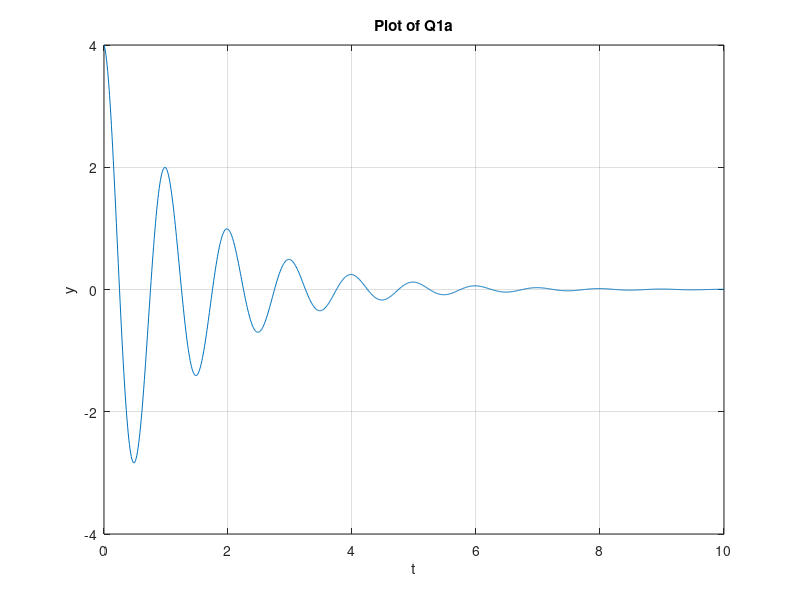

Reproduce this figure in MATLAB.
%{
****************************************************************************
* Copyright         : 2024 Jaylen Avtarovski
* File Name         : Q1a.m
* Description       : This file contains the code for Question 1a in Tute 1
*
****************************************************************************
%}

% define t
t = 0:0.01:10;
% define y in terms of t
y = 4 * exp(-0.7*t) .* cos(2*pi*t);

% plot the function
figure, plot(t, y); grid on;
xlabel('t');
 ylabel('y');
title('Plot of Q1a');
axis([0 10 -4 4]);